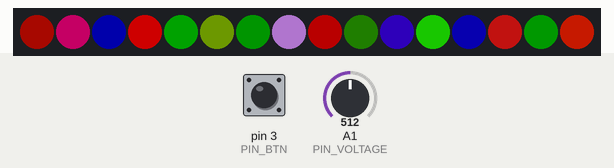
Bench run of a program on a simulated Arduino Pro Mini, built with avr-gcc and run on an emulated ATmega328P. On the bench: 16 RGB LEDs in strip order, left to right. The test bench sets the inputs (shaded band); at power-on: pin 3 (PIN_BTN) HIGH, A1 (PIN_VOLTAGE) = 512. Dim RGB values are drawn brighter than linear; the strip is taken to match the declared colour order; random numbers use the default seed unless the program sets one.

Above: at 1.2 s.
1.3 s: pin 3 (PIN_BTN) pulled LOW for 0.15 s
At 1.45 s:
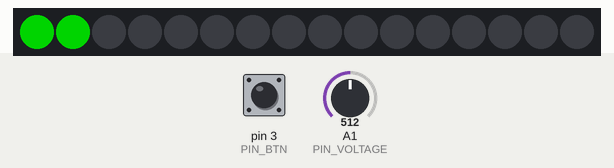
2.0 s: A1 (PIN_VOLTAGE) set to 492
At 2.96 s:
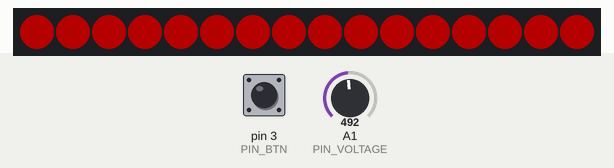
At 3.6 s:
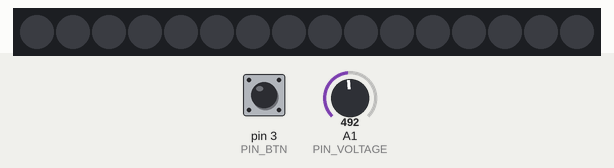
4.6 s: pin 3 (PIN_BTN) pulled LOW for 3.2 s
Timing chart, 0 to 7.6 s (numbered marks = the images above; inputs shaded):
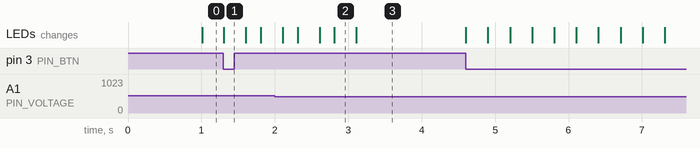

The program:

main.cpp
```cpp
#include <Arduino.h>
#include <Adafruit_NeoPixel.h>

#ifdef __AVR__
#include <avr/power.h>
#endif

#define LED 7

#define NLEDS 16
#define PIN_LED 4
#define PIN_BTN 3
#define PIN_VOLTAGE A1

Adafruit_NeoPixel pixels(NLEDS, PIN_LED, NEO_RGB + NEO_KHZ800);

const int MIN_CLICK_DELAY = 200;
const int MODES_NUM = 5;
int currentMode = 0;
bool lowPowerMode = false;
bool sleepMode = false;
long lastClick = 0;
const long SLEEP_TIME = 1000l * 30 * 60; // 30 minutes
const int MIN_POWER_LEVEL = 500; // TODO check voltage

#define RANDOM_COLORS_LEN 20
uint32_t randomColors[RANDOM_COLORS_LEN];

void setup() {
#if defined(__AVR_ATtiny85__) && (F_CPU == 16000000)
    clock_prescale_set(clock_div_1);
#endif
    pixels.begin();
    pinMode(PIN_BTN, INPUT_PULLUP);
    for(int i = 0; i < RANDOM_COLORS_LEN; i++) {
        int r = 0, g = 0, b = 0;
        int rr = random(1, 8);
        if (rr & 0x01)
            r = random(128);
        if (rr & 0x02)
            g = random(128);
        if (rr & 0x04)
            b = random(128);
        randomColors[i] = pixels.Color(r, g, b);
    }
    lastClick = millis(); // don't go into sleep mode too fast
}

int led_row(int pnum) {
    pnum = pnum % 8;
    switch(pnum) {
        case 7:
            return 0;
        case 6:
        case 5:
            return 1;
        case 4:
        case 2:
            return 2;
        case 3:
            return 3;
        case 1:
        case 0:
            return 4;
        default:
            return 5;
    }
}

uint32_t getColor(int mode, long now, int pnum) {
    double v1 = (sin(now / 1000.0 + pnum) + 1.0) / 2.0;
    double v2 = (sin(now / 1000.0 + pnum + 3) + 1.0) / 2.0;
    int row = led_row(pnum);
    switch(mode) {
        // random colors, changing each second
        case 0: {
            int offset = ((now / 1000) + pnum * 13) % RANDOM_COLORS_LEN;
            return randomColors[offset];
        }
        // blue/green slow change
        case 1:
            return pixels.Color(0, v1 * 128, v2 * 128);
        // white only random on/off
        case 2:
            if (v1 > v2 / 2)
                return pixels.Color(96, 96, 96);
            else
                return pixels.Color(10, 10, 10);
        // falling blue snow
        case 3: {
            int step = (now / 100) % 10;
            pnum = pnum % 8;
            if (row == step)
                return pixels.Color(0, 0, 128);
            else if (row == step - 1)
                return pixels.Color(0, 0, 64);
            else if (row == step - 2)
                return pixels.Color(0, 0, 32);
            else if (row == step - 3)
                return pixels.Color(0, 0, 16);
            else
                return pixels.Color(0, 0, 0);
        }
        // red/orange slow change
        case 4:
            if (v2 > v1 / 2)
                v2 = v1 / 2;
            return pixels.Color(v1 * 128, v2 * 64, 0);
        default:
            return pixels.Color(0, 0, 0);
    }
}

bool powerLevelCorrect() {
    int power_level = analogRead(4);
    return power_level >= MIN_POWER_LEVEL;
}

void loop() {

    long now = millis();

    if (!digitalRead(PIN_BTN)) {
        if (now - lastClick > MIN_CLICK_DELAY) {
            currentMode++;
            if (lowPowerMode) {
                // just reset it
                lowPowerMode = false;
            }
            else if (sleepMode) {
                // just reset it
                sleepMode = false;
            }
            else {
                if (currentMode >= MODES_NUM)
                    currentMode = 0;
                for (int i = 0; i < 3; i++) {
                    pixels.clear();
                    pixels.fill(pixels.Color(0, 128, 0), 0, currentMode + 1);
                    pixels.show();
                    delay(300);
                    pixels.clear();
                    pixels.show();
                    delay(200);
                }
            }
        }
        lastClick = now;
    }

    if(lowPowerMode)
        return;

    int power_level = analogRead(PIN_VOLTAGE);
    if(power_level < MIN_POWER_LEVEL) {
        for(int i = 0; i < 3; i++) {
            pixels.fill(pixels.Color(64, 0, 0));
            pixels.show();
            delay(300);
            pixels.clear();
            pixels.show();
            delay(300);
            lowPowerMode = true;
            return;
        }
    }

    if (now - lastClick > SLEEP_TIME) {
        sleepMode = true;
    }

    if(sleepMode) {
        pixels.clear();
        if ((now / 1000) % 4 == 0) {
            pixels.setPixelColor(0, pixels.Color(50, 0, 0));
            pixels.setPixelColor(1, pixels.Color(50, 0, 0));
        }
        pixels.show();
        delay(100); // save power
        return;
    }


    for(int i = 0; i < NLEDS; i++)
        pixels.setPixelColor(i, getColor(currentMode, now, i));
    pixels.show();

}
```

Measured:
- the behaviour switches between 500 and 499 on A1 (PIN_VOLTAGE) (found by bisection; images 1 and 2)
- after the input at 1.3 s, the LEDs: change at once (image 1)
